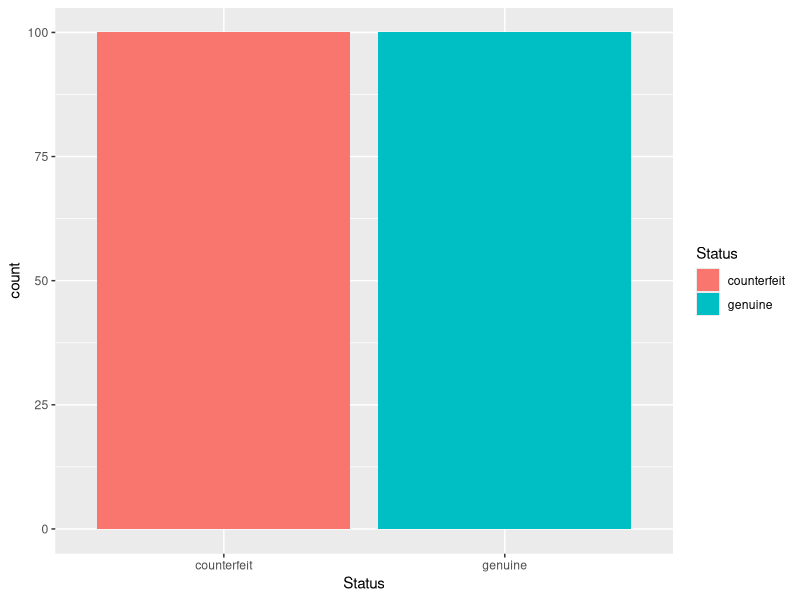
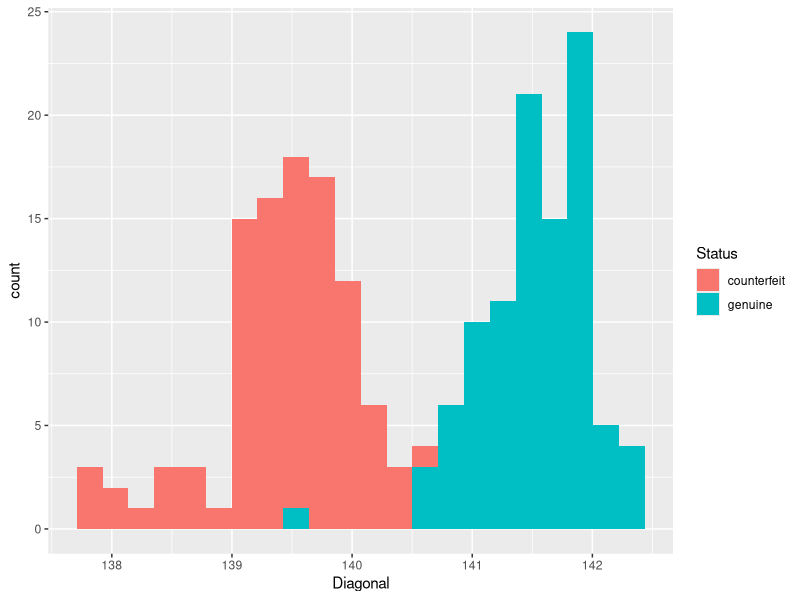
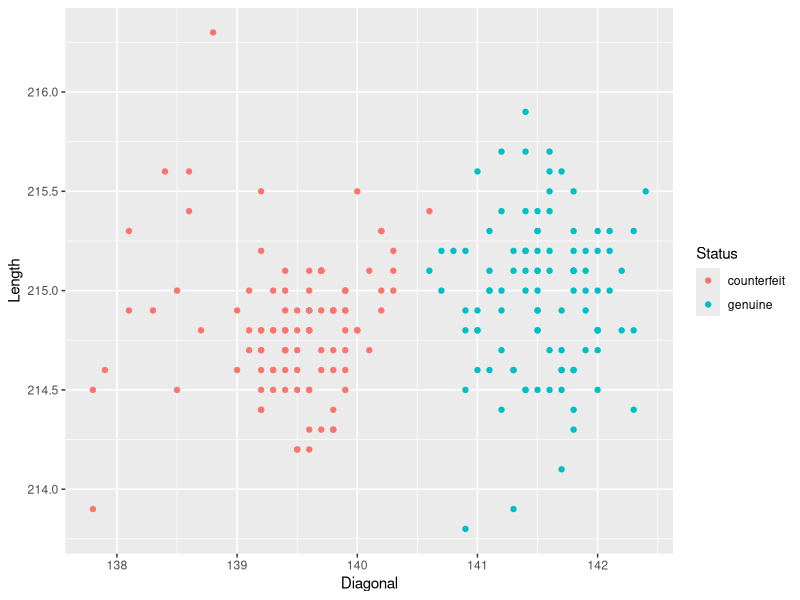

Write R code to recreate these figures, in order.
## ---- chunk 1
knitr::opts_chunk$set(echo = TRUE)
## ---- chunk 2
library(mclust)
library(ggplot2)
library(tidyverse)
data(banknote)
## ---- chunk 3
head(banknote, 10)
tail(banknote, 10)
summary(banknote)
## ---- chunk 4
ggplot(data = banknote, aes(x = Status, fill = Status)) +
  geom_bar()
## ---- chunk 5
ggplot(data = banknote, aes(x = Diagonal, fill = Status)) +
  geom_histogram(binwidth = 0.215)
## ---- chunk 6
ggplot(data = banknote, aes(x = Diagonal, y = Length, color = Status)) +
  geom_point()
## ---- chunk 7
  
## ---- chunk 8

## ---- chunk 9
